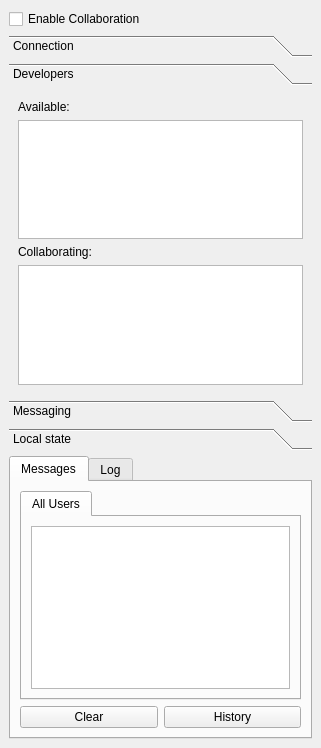
<ui version="4.0" >
 <class>Teamwork</class>
 <widget class="QWidget" name="Teamwork" >
  <property name="geometry" >
   <rect>
    <x>0</x>
    <y>0</y>
    <width>321</width>
    <height>748</height>
   </rect>
  </property>
  <layout class="QGridLayout" >
   <property name="leftMargin" >
    <number>9</number>
   </property>
   <property name="topMargin" >
    <number>9</number>
   </property>
   <property name="rightMargin" >
    <number>9</number>
   </property>
   <property name="bottomMargin" >
    <number>9</number>
   </property>
   <property name="horizontalSpacing" >
    <number>6</number>
   </property>
   <property name="verticalSpacing" >
    <number>6</number>
   </property>
   <item row="1" column="0" >
    <widget class="QToolBox" name="toolBox" >
     <property name="currentIndex" >
      <number>1</number>
     </property>
     <widget class="QWidget" name="connection" >
      <property name="geometry" >
       <rect>
        <x>0</x>
        <y>0</y>
        <width>204</width>
        <height>245</height>
       </rect>
      </property>
      <attribute name="label" >
       <string>Connection</string>
      </attribute>
      <layout class="QGridLayout" >
       <property name="leftMargin" >
        <number>9</number>
       </property>
       <property name="topMargin" >
        <number>9</number>
       </property>
       <property name="rightMargin" >
        <number>9</number>
       </property>
       <property name="bottomMargin" >
        <number>9</number>
       </property>
       <property name="horizontalSpacing" >
        <number>6</number>
       </property>
       <property name="verticalSpacing" >
        <number>6</number>
       </property>
       <item row="0" column="0" >
        <widget class="QTabWidget" name="connectionTab" >
         <property name="enabled" >
          <bool>true</bool>
         </property>
         <property name="sizePolicy" >
          <sizepolicy vsizetype="Preferred" hsizetype="Expanding" >
           <horstretch>0</horstretch>
           <verstretch>0</verstretch>
          </sizepolicy>
         </property>
         <property name="minimumSize" >
          <size>
           <width>0</width>
           <height>0</height>
          </size>
         </property>
         <property name="maximumSize" >
          <size>
           <width>16777215</width>
           <height>16777215</height>
          </size>
         </property>
         <property name="currentIndex" >
          <number>1</number>
         </property>
         <widget class="QWidget" name="localTab" >
          <attribute name="title" >
           <string>Local server</string>
          </attribute>
          <layout class="QGridLayout" >
           <property name="leftMargin" >
            <number>9</number>
           </property>
           <property name="topMargin" >
            <number>9</number>
           </property>
           <property name="rightMargin" >
            <number>9</number>
           </property>
           <property name="bottomMargin" >
            <number>9</number>
           </property>
           <property name="horizontalSpacing" >
            <number>6</number>
           </property>
           <property name="verticalSpacing" >
            <number>6</number>
           </property>
           <item row="2" column="0" >
            <widget class="QListView" name="connectedClients" />
           </item>
           <item row="1" column="0" >
            <widget class="QLabel" name="connectedClientsLabel" >
             <property name="text" >
              <string>Connected clients:</string>
             </property>
            </widget>
           </item>
           <item row="0" column="0" >
            <widget class="QCheckBox" name="allowIncoming" >
             <property name="text" >
              <string>Allow incoming</string>
             </property>
            </widget>
           </item>
          </layout>
         </widget>
         <widget class="QWidget" name="remoteTab" >
          <attribute name="title" >
           <string>Servers</string>
          </attribute>
          <layout class="QGridLayout" >
           <property name="leftMargin" >
            <number>9</number>
           </property>
           <property name="topMargin" >
            <number>9</number>
           </property>
           <property name="rightMargin" >
            <number>9</number>
           </property>
           <property name="bottomMargin" >
            <number>9</number>
           </property>
           <property name="horizontalSpacing" >
            <number>6</number>
           </property>
           <property name="verticalSpacing" >
            <number>6</number>
           </property>
           <item row="3" column="0" colspan="3" >
            <widget class="QListView" name="connectedServers" />
           </item>
           <item row="1" column="1" >
            <widget class="KLineEdit" name="loginPassword" >
             <property name="toolTip" >
              <string>the password for logging into the server</string>
             </property>
            </widget>
           </item>
           <item row="1" column="2" >
            <widget class="QPushButton" name="connectServer" >
             <property name="sizePolicy" >
              <sizepolicy vsizetype="Fixed" hsizetype="Fixed" >
               <horstretch>0</horstretch>
               <verstretch>0</verstretch>
              </sizepolicy>
             </property>
             <property name="toolTip" >
              <string>connect to the given server using the given login-information(if the name is blank the local name is used)</string>
             </property>
             <property name="text" >
              <string>Connect</string>
             </property>
            </widget>
           </item>
           <item row="0" column="0" colspan="3" >
            <widget class="QComboBox" name="serverBox" >
             <property name="toolTip" >
              <string>the server to connect</string>
             </property>
             <property name="editable" >
              <bool>true</bool>
             </property>
            </widget>
           </item>
           <item row="2" column="0" colspan="3" >
            <widget class="QLabel" name="connectedServersLabel" >
             <property name="text" >
              <string>Connected servers:</string>
             </property>
            </widget>
           </item>
           <item row="1" column="0" >
            <widget class="KLineEdit" name="loginName" >
             <property name="toolTip" >
              <string>the user-name for logging into the server</string>
             </property>
            </widget>
           </item>
          </layout>
         </widget>
        </widget>
       </item>
      </layout>
     </widget>
     <widget class="QWidget" name="developers" >
      <property name="geometry" >
       <rect>
        <x>0</x>
        <y>0</y>
        <width>303</width>
        <height>335</height>
       </rect>
      </property>
      <attribute name="label" >
       <string>Developers</string>
      </attribute>
      <layout class="QGridLayout" >
       <property name="leftMargin" >
        <number>9</number>
       </property>
       <property name="topMargin" >
        <number>9</number>
       </property>
       <property name="rightMargin" >
        <number>9</number>
       </property>
       <property name="bottomMargin" >
        <number>9</number>
       </property>
       <property name="horizontalSpacing" >
        <number>6</number>
       </property>
       <property name="verticalSpacing" >
        <number>6</number>
       </property>
       <item row="0" column="0" >
        <widget class="QLabel" name="availableLabel" >
         <property name="text" >
          <string>Available:</string>
         </property>
        </widget>
       </item>
       <item row="1" column="0" >
        <widget class="QTreeView" name="availableDevelopers" >
         <property name="enabled" >
          <bool>true</bool>
         </property>
         <property name="sizePolicy" >
          <sizepolicy vsizetype="Expanding" hsizetype="Expanding" >
           <horstretch>0</horstretch>
           <verstretch>0</verstretch>
          </sizepolicy>
         </property>
         <property name="maximumSize" >
          <size>
           <width>16777215</width>
           <height>16777215</height>
          </size>
         </property>
         <property name="sizeIncrement" >
          <size>
           <width>0</width>
           <height>0</height>
          </size>
         </property>
         <property name="baseSize" >
          <size>
           <width>0</width>
           <height>0</height>
          </size>
         </property>
         <property name="lineWidth" >
          <number>1</number>
         </property>
         <property name="editTriggers" >
          <set>QAbstractItemView::NoEditTriggers</set>
         </property>
         <property name="alternatingRowColors" >
          <bool>true</bool>
         </property>
         <property name="indentation" >
          <number>15</number>
         </property>
         <property name="rootIsDecorated" >
          <bool>true</bool>
         </property>
        </widget>
       </item>
       <item row="3" column="0" >
        <widget class="QTreeView" name="connectedDevelopers" >
         <property name="sizePolicy" >
          <sizepolicy vsizetype="Expanding" hsizetype="Expanding" >
           <horstretch>0</horstretch>
           <verstretch>0</verstretch>
          </sizepolicy>
         </property>
         <property name="maximumSize" >
          <size>
           <width>16777215</width>
           <height>16777215</height>
          </size>
         </property>
         <property name="editTriggers" >
          <set>QAbstractItemView::NoEditTriggers</set>
         </property>
         <property name="alternatingRowColors" >
          <bool>true</bool>
         </property>
         <property name="indentation" >
          <number>15</number>
         </property>
         <property name="rootIsDecorated" >
          <bool>true</bool>
         </property>
        </widget>
       </item>
       <item row="2" column="0" >
        <widget class="QLabel" name="connectedLabel" >
         <property name="text" >
          <string>Collaborating:</string>
         </property>
        </widget>
       </item>
      </layout>
     </widget>
     <widget class="QWidget" name="messaging" >
      <property name="geometry" >
       <rect>
        <x>0</x>
        <y>0</y>
        <width>226</width>
        <height>286</height>
       </rect>
      </property>
      <attribute name="label" >
       <string>Messaging</string>
      </attribute>
      <layout class="QGridLayout" >
       <property name="leftMargin" >
        <number>9</number>
       </property>
       <property name="topMargin" >
        <number>9</number>
       </property>
       <property name="rightMargin" >
        <number>9</number>
       </property>
       <property name="bottomMargin" >
        <number>9</number>
       </property>
       <property name="horizontalSpacing" >
        <number>6</number>
       </property>
       <property name="verticalSpacing" >
        <number>6</number>
       </property>
       <item row="0" column="0" >
        <layout class="QHBoxLayout" >
         <property name="spacing" >
          <number>6</number>
         </property>
         <property name="leftMargin" >
          <number>0</number>
         </property>
         <property name="topMargin" >
          <number>0</number>
         </property>
         <property name="rightMargin" >
          <number>0</number>
         </property>
         <property name="bottomMargin" >
          <number>0</number>
         </property>
         <item>
          <widget class="KComboBox" name="messageTargetUser" >
           <property name="sizePolicy" >
            <sizepolicy vsizetype="Fixed" hsizetype="Preferred" >
             <horstretch>0</horstretch>
             <verstretch>0</verstretch>
            </sizepolicy>
           </property>
           <property name="toolTip" >
            <string>target-user</string>
           </property>
           <property name="editable" >
            <bool>true</bool>
           </property>
          </widget>
         </item>
         <item>
          <widget class="QToolButton" name="answeringToButton" >
           <property name="sizePolicy" >
            <sizepolicy vsizetype="Maximum" hsizetype="Maximum" >
             <horstretch>0</horstretch>
             <verstretch>0</verstretch>
            </sizepolicy>
           </property>
           <property name="contextMenuPolicy" >
            <enum>Qt::NoContextMenu</enum>
           </property>
           <property name="autoFillBackground" >
            <bool>true</bool>
           </property>
           <property name="text" >
            <string>Answer To</string>
           </property>
           <property name="checkable" >
            <bool>true</bool>
           </property>
          </widget>
         </item>
        </layout>
       </item>
       <item row="1" column="0" >
        <layout class="QHBoxLayout" >
         <property name="spacing" >
          <number>6</number>
         </property>
         <property name="leftMargin" >
          <number>0</number>
         </property>
         <property name="topMargin" >
          <number>0</number>
         </property>
         <property name="rightMargin" >
          <number>0</number>
         </property>
         <property name="bottomMargin" >
          <number>0</number>
         </property>
         <item>
          <widget class="QLabel" name="typeLabel" >
           <property name="sizePolicy" >
            <sizepolicy vsizetype="Preferred" hsizetype="Maximum" >
             <horstretch>0</horstretch>
             <verstretch>0</verstretch>
            </sizepolicy>
           </property>
           <property name="maximumSize" >
            <size>
             <width>50</width>
             <height>16777215</height>
            </size>
           </property>
           <property name="layoutDirection" >
            <enum>Qt::LeftToRight</enum>
           </property>
           <property name="text" >
            <string>Type:</string>
           </property>
           <property name="alignment" >
            <set>Qt::AlignRight|Qt::AlignTrailing|Qt::AlignVCenter</set>
           </property>
          </widget>
         </item>
         <item>
          <widget class="QComboBox" name="messageType" >
           <item>
            <property name="text" >
             <string>Message</string>
            </property>
           </item>
           <item>
            <property name="text" >
             <string>Comment</string>
            </property>
           </item>
           <item>
            <property name="text" >
             <string>Source-discussion</string>
            </property>
           </item>
          </widget>
         </item>
        </layout>
       </item>
       <item row="3" column="0" >
        <layout class="QHBoxLayout" >
         <property name="spacing" >
          <number>6</number>
         </property>
         <property name="leftMargin" >
          <number>0</number>
         </property>
         <property name="topMargin" >
          <number>0</number>
         </property>
         <property name="rightMargin" >
          <number>0</number>
         </property>
         <property name="bottomMargin" >
          <number>0</number>
         </property>
         <item>
          <widget class="QLabel" name="contextLabel" >
           <property name="sizePolicy" >
            <sizepolicy vsizetype="Preferred" hsizetype="Maximum" >
             <horstretch>0</horstretch>
             <verstretch>0</verstretch>
            </sizepolicy>
           </property>
           <property name="text" >
            <string>Thread:</string>
           </property>
          </widget>
         </item>
         <item>
          <widget class="QLineEdit" name="context" />
         </item>
        </layout>
       </item>
       <item row="2" column="0" >
        <layout class="QHBoxLayout" >
         <property name="spacing" >
          <number>2</number>
         </property>
         <property name="leftMargin" >
          <number>0</number>
         </property>
         <property name="topMargin" >
          <number>0</number>
         </property>
         <property name="rightMargin" >
          <number>0</number>
         </property>
         <property name="bottomMargin" >
          <number>0</number>
         </property>
         <item>
          <widget class="QLabel" name="referenceLabel" >
           <property name="sizePolicy" >
            <sizepolicy vsizetype="Preferred" hsizetype="Maximum" >
             <horstretch>0</horstretch>
             <verstretch>0</verstretch>
            </sizepolicy>
           </property>
           <property name="text" >
            <string>Reference:</string>
           </property>
          </widget>
         </item>
         <item>
          <widget class="QLineEdit" name="reference" />
         </item>
        </layout>
       </item>
       <item row="5" column="0" >
        <layout class="QHBoxLayout" >
         <property name="spacing" >
          <number>6</number>
         </property>
         <property name="leftMargin" >
          <number>0</number>
         </property>
         <property name="topMargin" >
          <number>0</number>
         </property>
         <property name="rightMargin" >
          <number>0</number>
         </property>
         <property name="bottomMargin" >
          <number>0</number>
         </property>
         <item>
          <widget class="QPushButton" name="clearMessageButton" >
           <property name="text" >
            <string>Clear</string>
           </property>
          </widget>
         </item>
         <item>
          <spacer>
           <property name="orientation" >
            <enum>Qt::Horizontal</enum>
           </property>
           <property name="sizeHint" >
            <size>
             <width>71</width>
             <height>20</height>
            </size>
           </property>
          </spacer>
         </item>
         <item>
          <widget class="QPushButton" name="sendMessage" >
           <property name="text" >
            <string>&amp;Send message</string>
           </property>
           <property name="shortcut" >
            <string>S</string>
           </property>
          </widget>
         </item>
        </layout>
       </item>
       <item row="4" column="0" >
        <widget class="KTextEdit" name="messageText" >
         <property name="toolTip" >
          <string>the message you wish to send</string>
         </property>
        </widget>
       </item>
      </layout>
     </widget>
     <widget class="QWidget" name="localstate" >
      <property name="geometry" >
       <rect>
        <x>0</x>
        <y>0</y>
        <width>179</width>
        <height>49</height>
       </rect>
      </property>
      <attribute name="label" >
       <string>Local state</string>
      </attribute>
      <layout class="QGridLayout" >
       <property name="leftMargin" >
        <number>9</number>
       </property>
       <property name="topMargin" >
        <number>9</number>
       </property>
       <property name="rightMargin" >
        <number>9</number>
       </property>
       <property name="bottomMargin" >
        <number>9</number>
       </property>
       <property name="horizontalSpacing" >
        <number>6</number>
       </property>
       <property name="verticalSpacing" >
        <number>6</number>
       </property>
       <item row="0" column="0" >
        <widget class="QPushButton" name="managePatches" >
         <property name="text" >
          <string>Manage local patches</string>
         </property>
        </widget>
       </item>
      </layout>
     </widget>
    </widget>
   </item>
   <item row="2" column="0" >
    <widget class="QTabWidget" name="historyTab" >
     <property name="currentIndex" >
      <number>0</number>
     </property>
     <widget class="QWidget" name="messagesTab" >
      <attribute name="title" >
       <string>Messages</string>
      </attribute>
      <layout class="QGridLayout" >
       <property name="leftMargin" >
        <number>9</number>
       </property>
       <property name="topMargin" >
        <number>9</number>
       </property>
       <property name="rightMargin" >
        <number>9</number>
       </property>
       <property name="bottomMargin" >
        <number>9</number>
       </property>
       <property name="horizontalSpacing" >
        <number>6</number>
       </property>
       <property name="verticalSpacing" >
        <number>6</number>
       </property>
       <item row="0" column="0" >
        <widget class="QTabWidget" name="messageUsers" >
         <property name="currentIndex" >
          <number>0</number>
         </property>
         <widget class="QWidget" name="allUsersTab" >
          <attribute name="title" >
           <string>All Users</string>
          </attribute>
          <layout class="QGridLayout" >
           <property name="leftMargin" >
            <number>9</number>
           </property>
           <property name="topMargin" >
            <number>9</number>
           </property>
           <property name="rightMargin" >
            <number>9</number>
           </property>
           <property name="bottomMargin" >
            <number>9</number>
           </property>
           <property name="horizontalSpacing" >
            <number>6</number>
           </property>
           <property name="verticalSpacing" >
            <number>6</number>
           </property>
           <item row="0" column="0" >
            <widget class="QTreeView" name="messageList" >
             <property name="isWrapping" stdset="0" >
              <bool>false</bool>
             </property>
            </widget>
           </item>
          </layout>
         </widget>
        </widget>
       </item>
       <item row="1" column="0" >
        <layout class="QHBoxLayout" >
         <property name="spacing" >
          <number>6</number>
         </property>
         <property name="leftMargin" >
          <number>0</number>
         </property>
         <property name="topMargin" >
          <number>0</number>
         </property>
         <property name="rightMargin" >
          <number>0</number>
         </property>
         <property name="bottomMargin" >
          <number>0</number>
         </property>
         <item>
          <widget class="QPushButton" name="clearMessages" >
           <property name="text" >
            <string>Clear</string>
           </property>
          </widget>
         </item>
         <item>
          <widget class="QPushButton" name="messageHistory" >
           <property name="text" >
            <string>History</string>
           </property>
          </widget>
         </item>
        </layout>
       </item>
      </layout>
     </widget>
     <widget class="QWidget" name="logTab" >
      <attribute name="title" >
       <string>Log</string>
      </attribute>
      <layout class="QGridLayout" >
       <property name="leftMargin" >
        <number>9</number>
       </property>
       <property name="topMargin" >
        <number>9</number>
       </property>
       <property name="rightMargin" >
        <number>9</number>
       </property>
       <property name="bottomMargin" >
        <number>9</number>
       </property>
       <property name="horizontalSpacing" >
        <number>6</number>
       </property>
       <property name="verticalSpacing" >
        <number>6</number>
       </property>
       <item row="0" column="0" >
        <layout class="QVBoxLayout" >
         <property name="spacing" >
          <number>6</number>
         </property>
         <property name="leftMargin" >
          <number>0</number>
         </property>
         <property name="topMargin" >
          <number>0</number>
         </property>
         <property name="rightMargin" >
          <number>0</number>
         </property>
         <property name="bottomMargin" >
          <number>0</number>
         </property>
         <item>
          <widget class="QListView" name="logList" />
         </item>
         <item>
          <layout class="QHBoxLayout" >
           <property name="spacing" >
            <number>6</number>
           </property>
           <property name="leftMargin" >
            <number>0</number>
           </property>
           <property name="topMargin" >
            <number>0</number>
           </property>
           <property name="rightMargin" >
            <number>0</number>
           </property>
           <property name="bottomMargin" >
            <number>0</number>
           </property>
           <item>
            <widget class="QPushButton" name="clearLog" >
             <property name="text" >
              <string>Clear</string>
             </property>
            </widget>
           </item>
           <item>
            <widget class="QPushButton" name="saveLog" >
             <property name="text" >
              <string>Save</string>
             </property>
            </widget>
           </item>
           <item>
            <widget class="QToolButton" name="logFilter" >
             <property name="text" >
              <string>Filter</string>
             </property>
            </widget>
           </item>
          </layout>
         </item>
        </layout>
       </item>
      </layout>
     </widget>
    </widget>
   </item>
   <item row="0" column="0" >
    <widget class="QCheckBox" name="enableCollaboration" >
     <property name="text" >
      <string>Enable Collaboration</string>
     </property>
    </widget>
   </item>
  </layout>
 </widget>
 <customwidgets>
  <customwidget>
   <class>KComboBox</class>
   <extends>QComboBox</extends>
   <header>kcombobox.h</header>
  </customwidget>
  <customwidget>
   <class>KTextEdit</class>
   <extends>QTextEdit</extends>
   <header>ktextedit.h</header>
  </customwidget>
  <customwidget>
   <class>KLineEdit</class>
   <extends>QLineEdit</extends>
   <header>klineedit.h</header>
  </customwidget>
 </customwidgets>
 <resources/>
 <connections/>
</ui>
